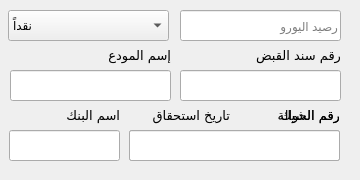
         <widget class="QWidget" name="tab_12">
          <attribute name="title">
           <string>اليورو</string>
          </attribute>
          <widget class="QLineEdit" name="lineEdit_30">
           <property name="geometry">
            <rect>
             <x>180</x>
             <y>70</y>
             <width>161</width>
             <height>31</height>
            </rect>
           </property>
          </widget>
          <widget class="QLabel" name="label_160">
           <property name="geometry">
            <rect>
             <x>250</x>
             <y>40</y>
             <width>91</width>
             <height>31</height>
            </rect>
           </property>
           <property name="font">
            <font>
             <family>Cairo</family>
             <pointsize>10</pointsize>
            </font>
           </property>
           <property name="text">
            <string>رقم سند القبض</string>
           </property>
          </widget>
          <widget class="QWidget" name="widget_68" native="true">
           <property name="geometry">
            <rect>
             <x>-1</x>
             <y>100</y>
             <width>351</width>
             <height>71</height>
            </rect>
           </property>
           <widget class="QLabel" name="label_161">
            <property name="geometry">
             <rect>
              <x>250</x>
              <y>0</y>
              <width>91</width>
              <height>31</height>
             </rect>
            </property>
            <property name="font">
             <font>
              <family>Cairo</family>
              <pointsize>10</pointsize>
             </font>
            </property>
            <property name="text">
             <string>رقم الشيك</string>
            </property>
           </widget>
           <widget class="QLineEdit" name="lineEdit_31">
            <property name="geometry">
             <rect>
              <x>240</x>
              <y>30</y>
              <width>101</width>
              <height>31</height>
             </rect>
            </property>
           </widget>
           <widget class="QLabel" name="label_162">
            <property name="geometry">
             <rect>
              <x>30</x>
              <y>0</y>
              <width>91</width>
              <height>31</height>
             </rect>
            </property>
            <property name="font">
             <font>
              <family>Cairo</family>
              <pointsize>10</pointsize>
             </font>
            </property>
            <property name="text">
             <string>اسم البنك</string>
            </property>
           </widget>
           <widget class="QLineEdit" name="lineEdit_32">
            <property name="geometry">
             <rect>
              <x>130</x>
              <y>30</y>
              <width>101</width>
              <height>31</height>
             </rect>
            </property>
            <property name="inputMask">
             <string>99/99/9999;_</string>
            </property>
           </widget>
           <widget class="QLabel" name="label_163">
            <property name="geometry">
             <rect>
              <x>140</x>
              <y>0</y>
              <width>91</width>
              <height>31</height>
             </rect>
            </property>
            <property name="font">
             <font>
              <family>Cairo</family>
              <pointsize>10</pointsize>
             </font>
            </property>
            <property name="text">
             <string>تاريخ استحقاق</string>
            </property>
           </widget>
           <widget class="QLineEdit" name="lineEdit_33">
            <property name="geometry">
             <rect>
              <x>10</x>
              <y>30</y>
              <width>111</width>
              <height>31</height>
             </rect>
            </property>
           </widget>
           <widget class="QLabel" name="label_164">
            <property name="geometry">
             <rect>
              <x>250</x>
              <y>0</y>
              <width>91</width>
              <height>31</height>
             </rect>
            </property>
            <property name="font">
             <font>
              <family>Cairo</family>
              <pointsize>10</pointsize>
             </font>
            </property>
            <property name="text">
             <string>رقم الحوالة</string>
            </property>
           </widget>
           <widget class="QLineEdit" name="lineEdit_34">
            <property name="geometry">
             <rect>
              <x>130</x>
              <y>30</y>
              <width>211</width>
              <height>31</height>
             </rect>
            </property>
            <property name="text">
             <string/>
            </property>
           </widget>
          </widget>
          <widget class="QLineEdit" name="lineEdit_35">
           <property name="geometry">
            <rect>
             <x>10</x>
             <y>70</y>
             <width>161</width>
             <height>31</height>
            </rect>
           </property>
          </widget>
          <widget class="QLabel" name="label_165">
           <property name="geometry">
            <rect>
             <x>80</x>
             <y>40</y>
             <width>91</width>
             <height>31</height>
            </rect>
           </property>
           <property name="font">
            <font>
             <family>Cairo</family>
             <pointsize>10</pointsize>
            </font>
           </property>
           <property name="text">
            <string>إسم المودع</string>
           </property>
          </widget>
          <widget class="QComboBox" name="comboBox_4">
           <property name="geometry">
            <rect>
             <x>8</x>
             <y>10</y>
             <width>161</width>
             <height>31</height>
            </rect>
           </property>
           <item>
            <property name="text">
             <string>نقداً</string>
            </property>
           </item>
           <item>
            <property name="text">
             <string>شيك</string>
            </property>
           </item>
           <item>
            <property name="text">
             <string>تحويل</string>
            </property>
           </item>
          </widget>
          <widget class="QLineEdit" name="lineEdit_36">
           <property name="geometry">
            <rect>
             <x>180</x>
             <y>10</y>
             <width>161</width>
             <height>31</height>
            </rect>
           </property>
           <property name="placeholderText">
            <string>رصيد اليورو</string>
           </property>
          </widget>
         </widget>
